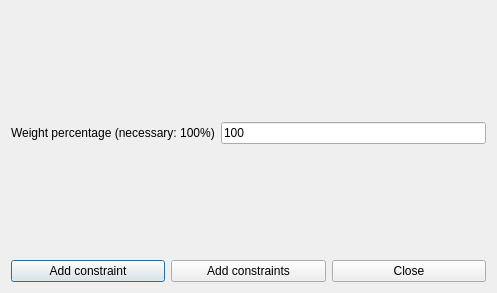
<?xml version="1.0" encoding="UTF-8"?>
<ui version="4.0">
 <class>AddConstraintTeachersMaxTwoActivityTagsPerDayFromN1N2N3Form_template</class>
 <widget class="QDialog" name="AddConstraintTeachersMaxTwoActivityTagsPerDayFromN1N2N3Form_template">
  <property name="geometry">
   <rect>
    <x>0</x>
    <y>0</y>
    <width>497</width>
    <height>293</height>
   </rect>
  </property>
  <property name="windowTitle">
   <string extracomment="This is the title of the dialog to add a new constraint of this type">Add teachers max two activity tags per day from N1 N2 N3</string>
  </property>
  <layout class="QGridLayout" name="gridLayout">
   <item row="0" column="0">
    <spacer name="verticalSpacer_3">
     <property name="orientation">
      <enum>Qt::Vertical</enum>
     </property>
     <property name="sizeHint" stdset="0">
      <size>
       <width>20</width>
       <height>20</height>
      </size>
     </property>
    </spacer>
   </item>
   <item row="1" column="0">
    <layout class="QHBoxLayout" name="horizontalLayout">
     <item>
      <widget class="QLabel" name="weightTextLabel">
       <property name="frameShape">
        <enum>QFrame::NoFrame</enum>
       </property>
       <property name="frameShadow">
        <enum>QFrame::Plain</enum>
       </property>
       <property name="text">
        <string>Weight percentage (necessary: 100%)</string>
       </property>
       <property name="wordWrap">
        <bool>false</bool>
       </property>
      </widget>
     </item>
     <item>
      <widget class="QLineEdit" name="weightLineEdit">
       <property name="text">
        <string notr="true">100</string>
       </property>
      </widget>
     </item>
    </layout>
   </item>
   <item row="2" column="0">
    <spacer name="verticalSpacer_2">
     <property name="orientation">
      <enum>Qt::Vertical</enum>
     </property>
     <property name="sizeHint" stdset="0">
      <size>
       <width>20</width>
       <height>20</height>
      </size>
     </property>
    </spacer>
   </item>
   <item row="3" column="0">
    <layout class="QHBoxLayout">
     <item>
      <widget class="QPushButton" name="addConstraintPushButton">
       <property name="text">
        <string>Add constraint</string>
       </property>
      </widget>
     </item>
     <item>
      <widget class="QPushButton" name="addConstraintsPushButton">
       <property name="text">
        <string>Add constraints</string>
       </property>
      </widget>
     </item>
     <item>
      <widget class="QPushButton" name="closePushButton">
       <property name="text">
        <string>Close</string>
       </property>
      </widget>
     </item>
    </layout>
   </item>
  </layout>
 </widget>
 <layoutdefault spacing="6" margin="11"/>
 <resources/>
 <connections/>
</ui>
